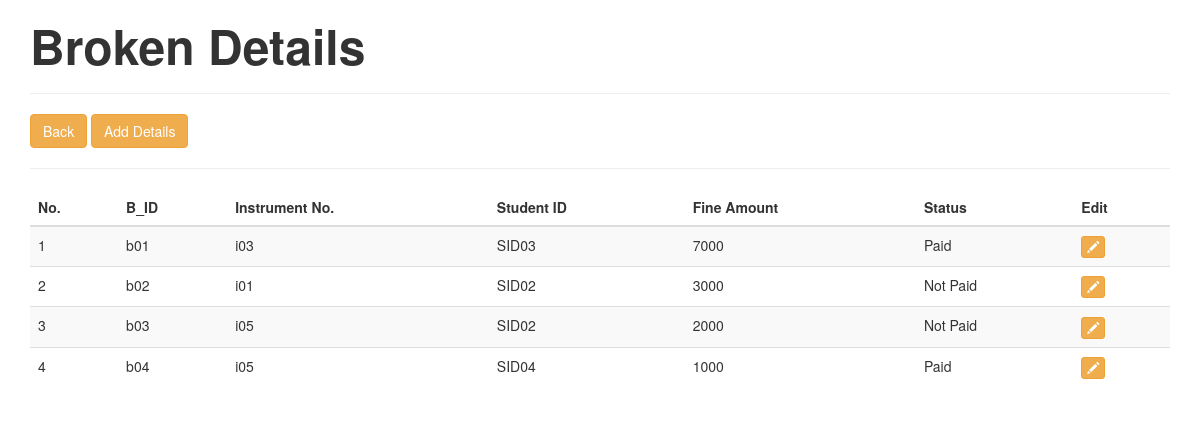
The page /phpFiles/br.php on the database its author committed.
### tables this page shows
CREATE TABLE `broken_details` (
  `Broken_No_` varchar(15) NOT NULL,
  `Instrument_No_` varchar(15) NOT NULL,
  `Student_ID` varchar(15) DEFAULT NULL,
  `Fine_Amount` float DEFAULT NULL,
  `Status` varchar(15) DEFAULT NULL
);

### phpFiles/br.php (the view, shortened to what this page needs)
<?php
require_once'connection_index.php';
?>
<!DOCTYPE html>
<html lang="en">
<head>
<link href="https://maxcdn.bootstrapcdn.com/bootstrap/3.3.0/css/bootstrap.min.css" rel="stylesheet">
</head>
<body>
<div class="container">
<div class="row">
<div class="col-md-12">
<h3><b><FONT size='50px'>Broken Details</font></b></h3> <hr />
<a href="admin.php"><button class="btn btn-warning">Back</button></a>
<a href="insert_br.php"><button class="btn btn-warning">Add Details</button></a><hr />
<div class="table-responsive">
<table id="mytable" class="table table-bordred table-striped">
<thead>
<th>No.</th>
<th>B_ID</th>
<th>Instrument No.</th>
<th>Student ID</th>
<th>Fine Amount</th>
<th>Status</th>
<th>Edit</th>
</thead>
<tbody>
<?php
$sql =mysqli_query($con, "call B_details()");
$cnt=1;
$row=mysqli_num_rows($sql);
if($row>0){
while ($result=mysqli_fetch_array($sql)) {
?>
<tr>
<td><?php echo htmlentities($cnt);?></td>
<td><?php echo htmlentities($result['Broken_No_']);?></td>
<td><?php echo htmlentities($result['Instrument_No_']);?></td>
<td><?php echo htmlentities($result['Student_ID']);?></td>
<td><?php echo htmlentities($result['Fine_Amount']);?></td>
<td><?php echo htmlentities($result['Status']);?></td>
<td><a href="edit_br.php?id=<?php echo htmlentities($result['Broken_No_']);?>"><button class="btn btn-warning btn-xs"><span class="glyphicon glyphicon-pencil"></span></button></a></td>
</tr>
<?php
$cnt++;
} } else { ?>
<tr>
<td colspan="9" style="color:red; font-weight:bold;text-align:center;"> No Record found</td>
</tr>
<?php } ?>
</tbody>
</table>
</div>
</div>
</div>
</div>
</body>
</html>

### rows shown on the page
broken_details: Broken_No_ "b01", Instrument_No_ "i03", Student_ID "SID03", Fine_Amount "7000", Status "Paid"
broken_details: Broken_No_ "b02", Instrument_No_ "i01", Student_ID "SID02", Fine_Amount "3000", Status "Not Paid"
broken_details: Broken_No_ "b03", Instrument_No_ "i05", Student_ID "SID02", Fine_Amount "2000", Status "Not Paid"
broken_details: Broken_No_ "b04", Instrument_No_ "i05", Student_ID "SID04", Fine_Amount "1000", Status "Paid"
